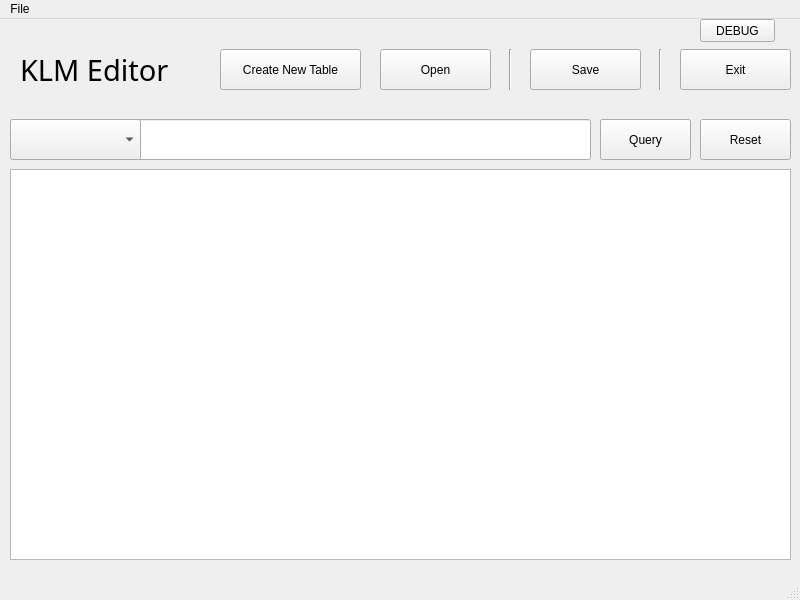
<?xml version="1.0" encoding="UTF-8"?>
<ui version="4.0">
 <class>MainWindow</class>
 <widget class="QMainWindow" name="MainWindow">
  <property name="geometry">
   <rect>
    <x>0</x>
    <y>0</y>
    <width>800</width>
    <height>600</height>
   </rect>
  </property>
  <property name="minimumSize">
   <size>
    <width>800</width>
    <height>600</height>
   </size>
  </property>
  <property name="maximumSize">
   <size>
    <width>800</width>
    <height>600</height>
   </size>
  </property>
  <property name="windowTitle">
   <string>MainWindow</string>
  </property>
  <widget class="QWidget" name="centralwidget">
   <widget class="QPushButton" name="createNewButton">
    <property name="geometry">
     <rect>
      <x>220</x>
      <y>30</y>
      <width>141</width>
      <height>41</height>
     </rect>
    </property>
    <property name="text">
     <string>Create New Table</string>
    </property>
   </widget>
   <widget class="QPushButton" name="openButton">
    <property name="geometry">
     <rect>
      <x>380</x>
      <y>30</y>
      <width>111</width>
      <height>41</height>
     </rect>
    </property>
    <property name="text">
     <string>Open</string>
    </property>
   </widget>
   <widget class="QPushButton" name="saveButton">
    <property name="geometry">
     <rect>
      <x>530</x>
      <y>30</y>
      <width>111</width>
      <height>41</height>
     </rect>
    </property>
    <property name="text">
     <string>Save</string>
    </property>
   </widget>
   <widget class="QLineEdit" name="inputLine">
    <property name="geometry">
     <rect>
      <x>10</x>
      <y>100</y>
      <width>581</width>
      <height>41</height>
     </rect>
    </property>
   </widget>
   <widget class="QPushButton" name="filterButton">
    <property name="geometry">
     <rect>
      <x>600</x>
      <y>100</y>
      <width>91</width>
      <height>41</height>
     </rect>
    </property>
    <property name="text">
     <string>Filter</string>
    </property>
   </widget>
   <widget class="Line" name="line">
    <property name="geometry">
     <rect>
      <x>500</x>
      <y>30</y>
      <width>20</width>
      <height>41</height>
     </rect>
    </property>
    <property name="orientation">
     <enum>Qt::Vertical</enum>
    </property>
   </widget>
   <widget class="Line" name="line_2">
    <property name="geometry">
     <rect>
      <x>650</x>
      <y>30</y>
      <width>20</width>
      <height>41</height>
     </rect>
    </property>
    <property name="orientation">
     <enum>Qt::Vertical</enum>
    </property>
   </widget>
   <widget class="QPushButton" name="exitButton">
    <property name="geometry">
     <rect>
      <x>680</x>
      <y>30</y>
      <width>111</width>
      <height>41</height>
     </rect>
    </property>
    <property name="text">
     <string>Exit</string>
    </property>
   </widget>
   <widget class="QTableView" name="tableView">
    <property name="geometry">
     <rect>
      <x>10</x>
      <y>150</y>
      <width>781</width>
      <height>391</height>
     </rect>
    </property>
   </widget>
   <widget class="QPushButton" name="queryButton">
    <property name="enabled">
     <bool>true</bool>
    </property>
    <property name="geometry">
     <rect>
      <x>600</x>
      <y>100</y>
      <width>91</width>
      <height>41</height>
     </rect>
    </property>
    <property name="text">
     <string>Query</string>
    </property>
   </widget>
   <widget class="QComboBox" name="databaseTableComboBox">
    <property name="geometry">
     <rect>
      <x>10</x>
      <y>100</y>
      <width>131</width>
      <height>41</height>
     </rect>
    </property>
   </widget>
   <widget class="QPushButton" name="resetButton">
    <property name="enabled">
     <bool>true</bool>
    </property>
    <property name="geometry">
     <rect>
      <x>700</x>
      <y>100</y>
      <width>91</width>
      <height>41</height>
     </rect>
    </property>
    <property name="text">
     <string>Reset</string>
    </property>
   </widget>
   <widget class="QLabel" name="nameLabel">
    <property name="geometry">
     <rect>
      <x>20</x>
      <y>20</y>
      <width>181</width>
      <height>61</height>
     </rect>
    </property>
    <property name="font">
     <font>
      <family>Lucida Handwriting</family>
      <pointsize>22</pointsize>
     </font>
    </property>
    <property name="text">
     <string>KLM Editor</string>
    </property>
   </widget>
   <widget class="QPushButton" name="debugButton">
    <property name="geometry">
     <rect>
      <x>700</x>
      <y>0</y>
      <width>75</width>
      <height>23</height>
     </rect>
    </property>
    <property name="text">
     <string>DEBUG</string>
    </property>
   </widget>
  </widget>
  <widget class="QMenuBar" name="menubar">
   <property name="geometry">
    <rect>
     <x>0</x>
     <y>0</y>
     <width>800</width>
     <height>21</height>
    </rect>
   </property>
   <widget class="QMenu" name="menu">
    <property name="title">
     <string>File</string>
    </property>
    <addaction name="csvImportMenuAction"/>
    <addaction name="dbImportMenuAction"/>
    <addaction name="separator"/>
    <addaction name="saveMenuAction"/>
    <addaction name="exitMenuAction"/>
   </widget>
   <addaction name="menu"/>
  </widget>
  <widget class="QStatusBar" name="statusbar"/>
  <action name="csvImportMenuAction">
   <property name="text">
    <string>Import .csv</string>
   </property>
  </action>
  <action name="dbImportMenuAction">
   <property name="text">
    <string>Import .db</string>
   </property>
  </action>
  <action name="saveMenuAction">
   <property name="text">
    <string>Save</string>
   </property>
  </action>
  <action name="exitMenuAction">
   <property name="text">
    <string>Quit</string>
   </property>
  </action>
 </widget>
 <resources/>
 <connections/>
</ui>
